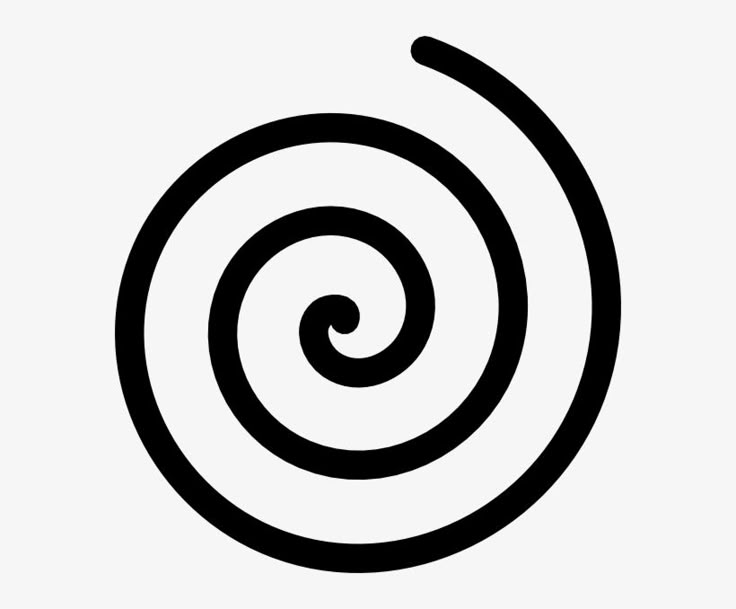
#> input picture espiral.jpg, 736 x 609 px, found by its file name
$ jupyter execute analisis_coseno.ipynb
#> lines starting #> are read from the running program, lines starting #| are printed output that depends on the picture
# Transformada Discreta del Coseno

[cell 1]
import cv2
import numpy as np
import matplotlib.pyplot as plt
from mpl_toolkits.mplot3d import Axes3D

[cell 2]
f = 8
t = np.linspace(0, 1, 100)
real_part = np.cos(2*np.pi*f*t)
imag_part = np.sin(2*np.pi*f*t)

theta = np.linspace(0, 2*np.pi, 100)
r = np.cos(theta)
i = np.sin(theta)

[cell 3]
import numpy as np
import matplotlib.pyplot as plt

fig = plt.figure(figsize=(20, 8))

# Primer subplot: 3D (e^-jwt)
ax = fig.add_subplot(1, 2, 1, projection='3d')
ax.plot3D(real_part, imag_part, t, 'green')
ax.set_xlabel('Real')
ax.set_ylabel('Imaginario')
ax.set_zlabel('Tiempo')
ax.set_title('Gráfica e^-jwt')

# Segundo subplot: Plano complejo
ax2 = fig.add_subplot(1, 2, 2)
ax2.plot(r, i, 'b-', linewidth=2, label='Señal en plano complejo')

# Dibujar ejes del plano complejo
ax2.axhline(y=0, color='k', linestyle='-', linewidth=0.5, alpha=0.7)  # Eje real
ax2.axvline(x=0, color='k', linestyle='-', linewidth=0.5, alpha=0.7)  # Eje imaginario

angle = np.pi/4  # 45 grados
x_diag = np.linspace(0, 1, 100)
y_diag = x_diag * np.tan(angle)
ax2.plot(x_diag, y_diag, 'r--', linewidth=2)

# Configurar el gráfico
ax2.set_xlabel('Parte Real', fontsize=12)
ax2.set_ylabel('Parte Imaginaria', fontsize=12)
ax2.set_title('Plano Complejo - Representación de la señal', fontsize=14)
ax2.grid(True, alpha=0.3)
ax2.set_aspect('equal')  # Para que el círculo se vea como círculo, no elipse
ax2.legend(loc='upper right')

# Ajustar límites para ver bien el círculo unitario
max_val = 1.2
ax2.set_xlim(-max_val, max_val)
ax2.set_ylim(-max_val, max_val)

plt.tight_layout()
plt.show()
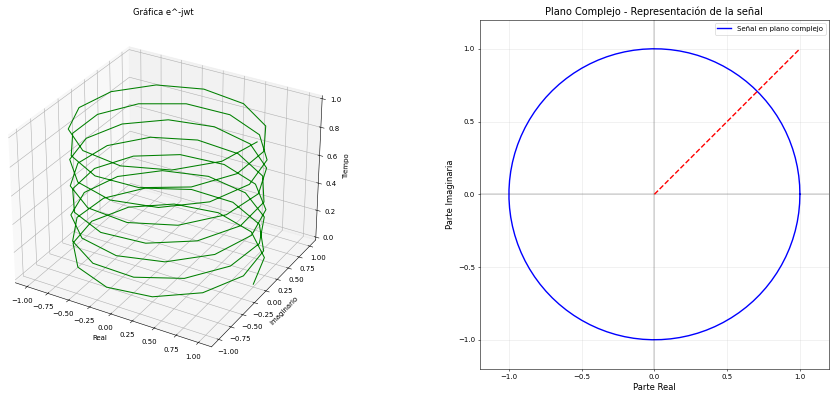
#> figure drawn by matplotlib, 2 panels

[cell 4]
img = cv2.imread("img/espiral.jpg", cv2.IMREAD_GRAYSCALE)
#> img is the input picture: shape (609, 736); min 0, max 255, mean 203
img = np.float32(img)
dct = cv2.dct(img)
dct_abs = np.abs(dct)
dct_spec = np.log(dct_abs + 1)
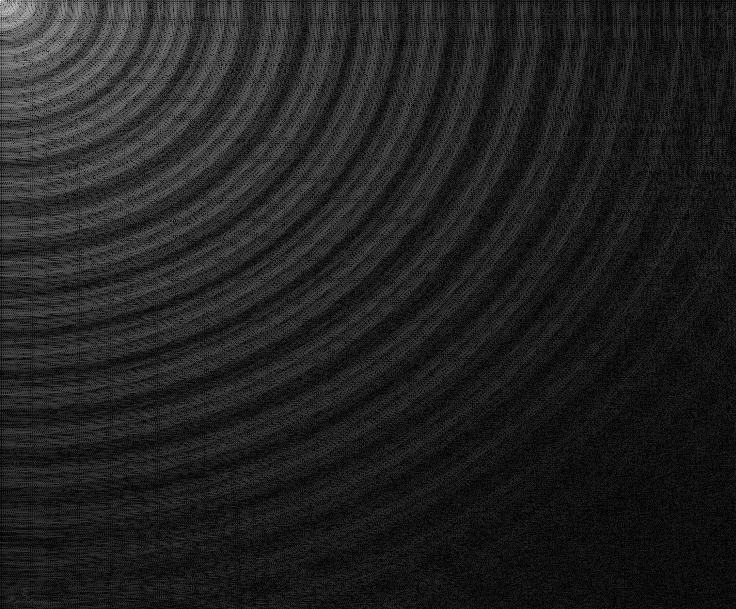
#> dct_spec: shape (609, 736) float32; min 9.42e-06, max 11.82, mean 1.56; drawn with min black and max white

fft = np.fft.fft2(img)
fft_2 = np.fft.fftshift(fft)
fft_abs = np.abs(fft)
fft_spec = np.log(fft_abs + 1)
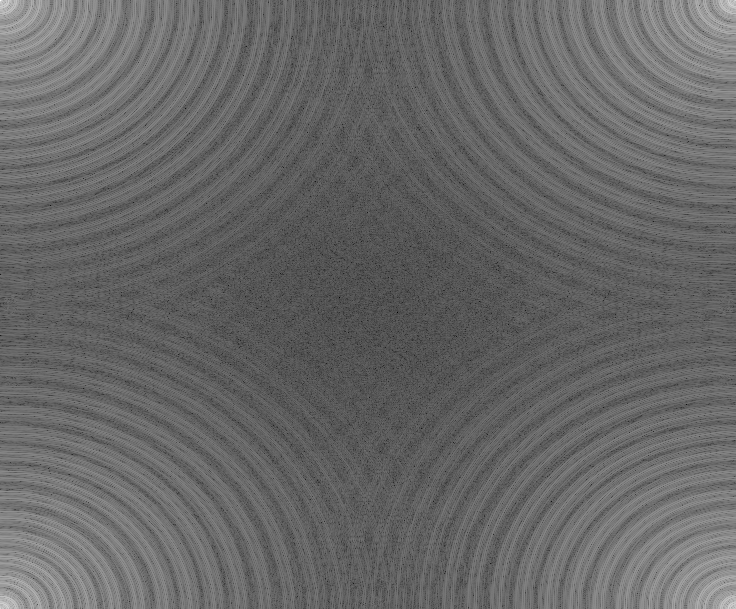
#> fft_spec: shape (609, 736) float64; min 0.833, max 18.33, mean 7.93; drawn with min black and max white

fft_abs_2 = np.abs(fft_2)
fft_spec_2 = np.log(fft_abs_2 + 1)
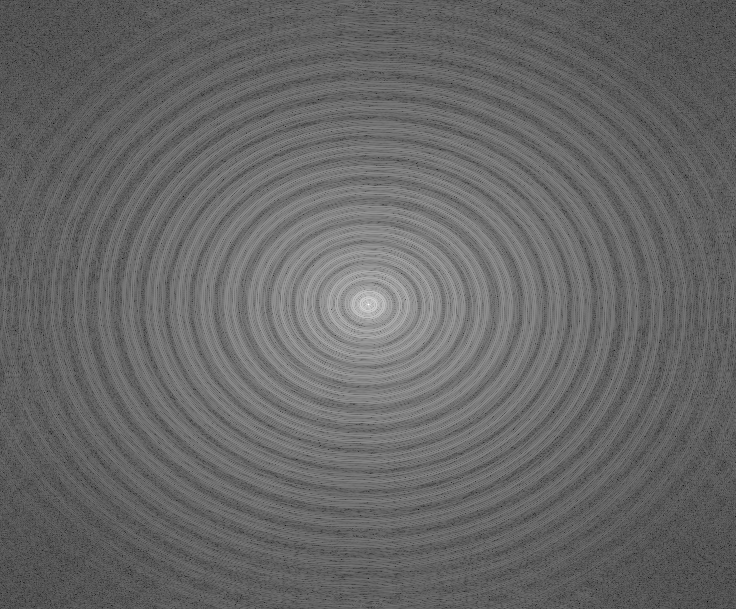
#> fft_spec_2: shape (609, 736) float64; min 0.833, max 18.33, mean 7.93; drawn with min black and max white

n,m = fft_spec.shape
#> n = 609; m = 736
fft_spec_seg = fft_spec_2[0:n//2, :]#0:m//2]
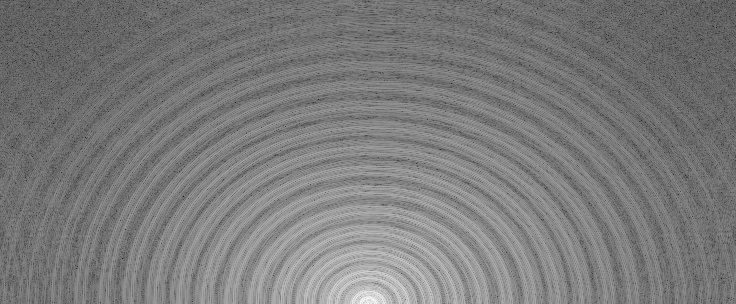
#> fft_spec_seg: shape (304, 736) float64; min 0.833, max 15.52, mean 7.93; drawn with min black and max white

fft_phase = np.angle(fft_2)
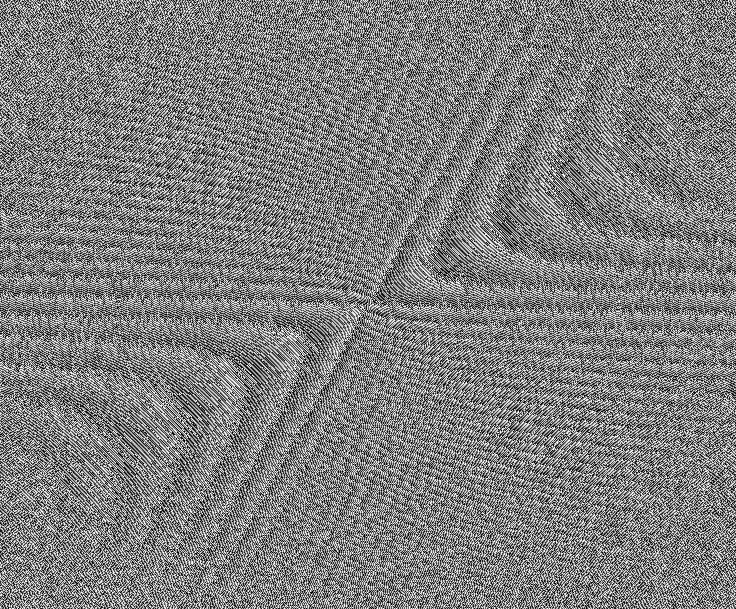
#> fft_phase: shape (609, 736) float64; min -3.14, max 3.14, mean 1.74e-17; drawn with min black and max white

[cell 5]
h = ( (fft_phase + np.pi) / (2 * np.pi) * 179 ).astype(np.uint8)
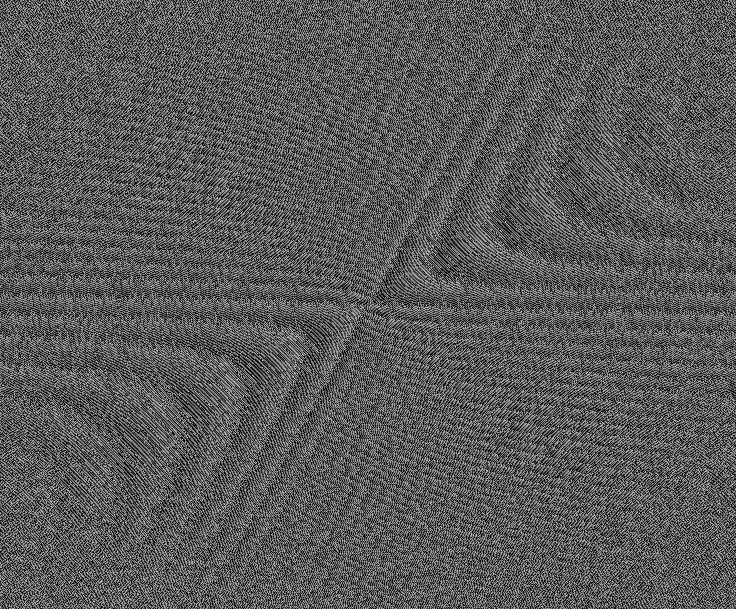
#> h: shape (609, 736); min 0, max 178, mean 89
s = np.uint8(255 * np.ones_like(fft_phase))
v = cv2.normalize(fft_spec_2, None, 0, 255, cv2.NORM_MINMAX).astype(np.uint8)

mag_phase = cv2.merge([h, s, v])
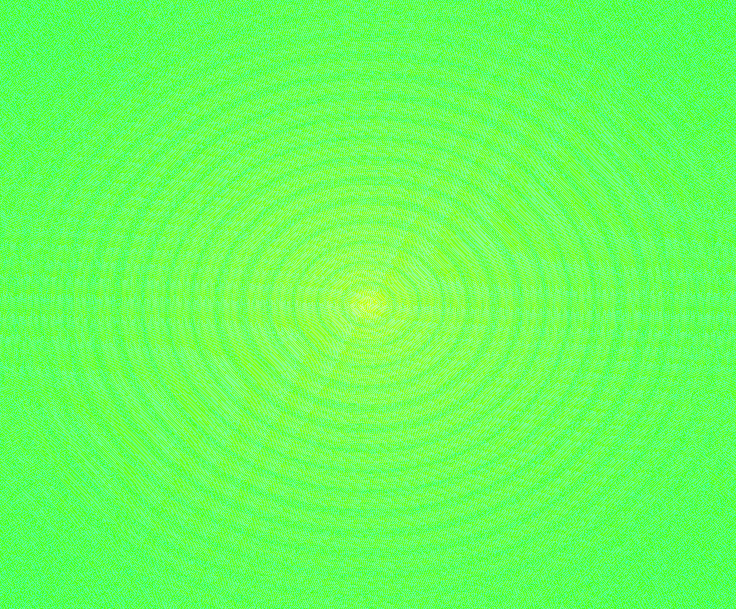
#> mag_phase: shape (609, 736, 3); mean of channels 0, 1, 2 89, 255, 103; drawn as B, G, R
mag_phase_RGB = cv2.cvtColor(mag_phase, cv2.COLOR_HSV2RGB)
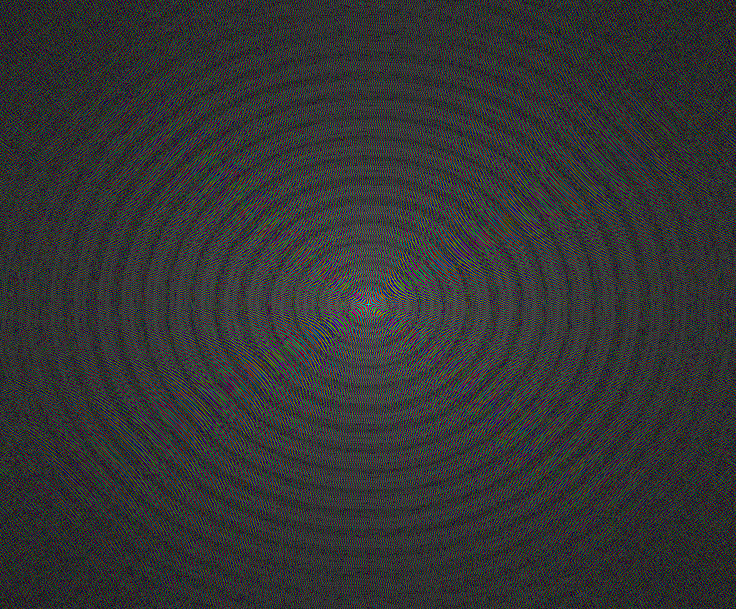
#> mag_phase_RGB: shape (609, 736, 3); mean R, G, B 51, 51.6, 51.6

[cell 6]
fig, axs = plt.subplots(2,3, figsize=(12,8))

axs[0,0].imshow(img, cmap="gray")
axs[0,0].set_title("Imagen Original")

axs[0,1].imshow(dct_spec, cmap="gray")
axs[0,1].set_title("DCT")

axs[0,2].imshow(fft_spec, cmap="gray")
axs[0,2].set_title("DFT")

axs[1,0].imshow(fft_spec_2, cmap="gray")
axs[1,0].set_title("DFT Centrado")

axs[1,1].imshow(fft_spec_seg, cmap="gray")
axs[1,1].set_title("DFT Centrado (Relevante)")

axs[1,2].imshow(fft_phase, cmap="gray")
axs[1,2].set_title("DFT Fase")

plt.tight_layout()
plt.show()
